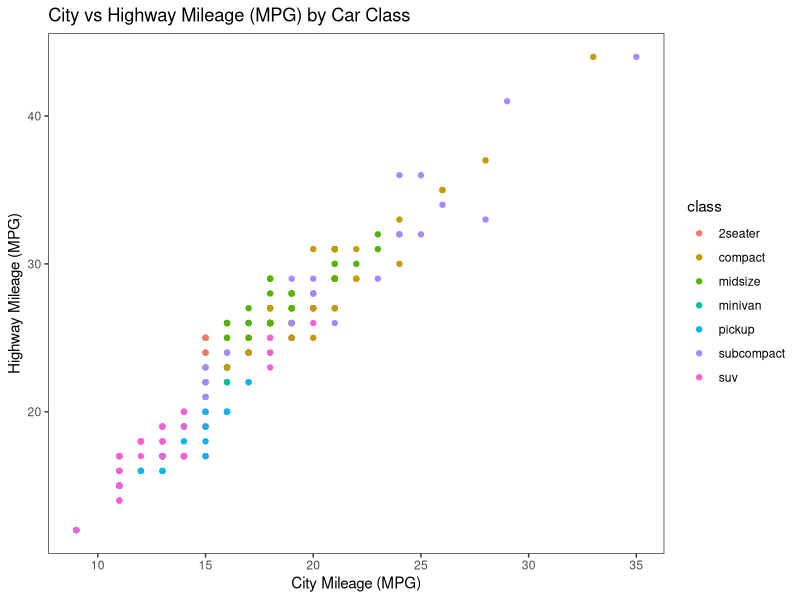
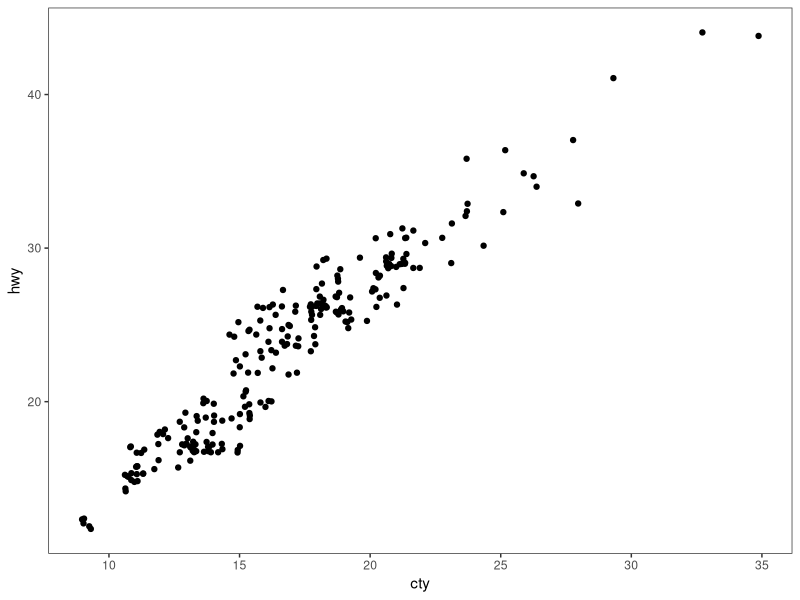
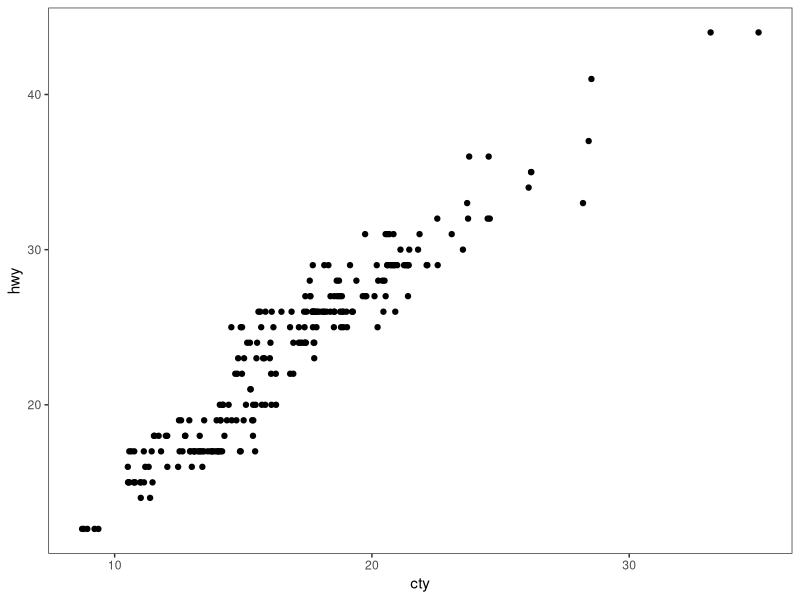

Generate these figures, in order, with R: (Note: this script raises an error after producing the figures.)
# ---------------------------------------------------------- #
#### MODULE 3: Plot even more data!                       ####               
# ---------------------------------------------------------- #

## OBJECTIVE:
# 1. To develop a "grammar of graphics".
# 2. To become comfortable using ggplot2 for exploratory data visualization.


# ---------------------------------------------------------- #
#### SET UP:                                              ####
# ---------------------------------------------------------- #
# REMINDER: In RStudio, open the Rproject for our course (UNCG_DataWrangling), 
# pull any changes from GitHub, and navigate to the branch you created for 
# yourself (just a single branch for the whole semester) in RStudio's Git tab.
# Open this week's assignment in this new branch to complete and submit on GitHub.
# Ideally, you'll commit your answers a bit at a time as you work through
# this assignment, rather than committing all at once at the end.

# Reminder of some helpful resources for graphing in R:
# ggplot Cookbook: http://www.cookbook-r.com/Graphs/
# Official ggplot2 Book: https://ggplot2-book.org/
# Themes in ggplot2: https://ggplot2-book.org/polishing.html#themes

# In ggplot2, aesthetic means “something you can see”. Each aesthetic is a
# mapping between a visual cue and a variable.
# Examples include:
# position (i.e., on the x and y axes)
# color (“outside” color)
# fill (“inside” color)
# shape (of points)
# line type
# size

# Each type of geometric object (geom) accepts only a subset of all aesthetics.
# Refer to the geom help pages to see what mappings each geom accepts. Aesthetic
# mappings are set with the aes() function.

# TASK: We will be using the ggplot2 package for graphing. Fortunately, ggplot2 
# is nested within the tidyverse package (along with many others).
# Start by writing code to load the tidyverse library.
# HINT: see the end of assignment #1 if you forgot how to load a package.


library(tidyverse)

# TASK: Write code below to set your theme to black and white and both your major
# AND minor gridlines to element_blank for all plots you'll be making today.
# HINT: Check back to last week's assignment section 1.9 for setting themes for
# all plots.

theme_set(theme_bw() + theme(panel.grid.major = element_blank(),
                             panel.grid.minor = element_blank()))

# ---------------------------------------------------------- #
#### 1.0 CORRELATION                                      ####
# ---------------------------------------------------------- #

# We learned how to make correlations last week, but it never hurts to get
# more practice! Let's start by using a data set built into ggplot2.
# The mpg dataset looks at the gas efficiency of different cars. Run the following
# code to load the data:
data(mpg, package = "ggplot2")

# TASK: Create a scatterplot (i.e., a dot plot) to relate city and highway mileage.
# Color the points by the class of car (class column) and label the x and y axis 
# to be more informative (City Mileage (MPG) vs Highway Mileage (MPG)).
# HINT: Refer back to last week's assignment or the ggplot help resources if you 
# forget how to make a scatterplot.

ggplot(mpg, aes(x = cty, y = hwy, color = class)) + 
  geom_point() +
  labs(x = "City Mileage (MPG)", y = "Highway Mileage (MPG)", title = "City vs Highway Mileage (MPG) by Car Class")

# Looks alright, but the graph may be hiding some information...
# QUESTION: How many data points are in the mpg dataframe?
##ANSWER: There are 234 data points in the mog dataframe.

# QUESTION: Approximately how many dots are in the graph you just made? How does
# that compare to the number of observations in the dataframe?
##ANSWER: There are 78 dots in the graph, this is less than the 234 observations in the dataset. 

# Try another correlation-focused geom that addresses this problem by running
# the following code:
ggplot(data=mpg, aes(x=cty, y=hwy)) + 
  geom_jitter()


# QUESTION: What happened when you created the plot with geom_jitter?
##ANSWER: It changes to a similar scatterplot, but without graphing cars by class and color and with all of the datapoints included. 

# QUESTION: Run the code to create a plot using geom_jitter a second time. Then run it
# again and again. What happens each time? Why is this happening?
##ANSWER: Each time i run the code, the datapoints shift slightly. This is because geom_jitter shifts individual points slightly so that all individual points are visible even those that have the same value. 

# TASK: The default in geom_jitter is to jitter (or slightly move) the points away
# from each other in both the x and y directions. Check the help file for geom_jitter
# and write code below to make a graph where you jitter points in only the x-dimension
# by 0.5.

ggplot(data=mpg, aes(x=cty, y=hwy)) + 
  geom_jitter(width = 0.5, height = 0)


# ---------------------------------------------------------- #
#### 1.1 DETOUR! COLORS, COLORS, COLORS                   ####
# ---------------------------------------------------------- #

# Our world is so colorful, and our graphs can be too! But we want to be mindful
# of our color choices to not only be beautiful, but also informative and accessible.

# TASK: Create a new dataframe that filters our mpg data down to only information
# for car classes compact, midsize, and suv using an %in% statement. Name your 
# new dataframe mpgSubset.
# HINT: Refer back to the Transform assignment if you want help with %in% (or 
# try googling!)


# ggplot has lots of nice (and some not so nice) built-in color palettes that we 
# can use to fill our bars with color. Try running the following code:
ggplot(data=mpgSubset, aes(x=cty, y=hwy, color=class)) +
  geom_jitter()

# The code above supplies us with ggplot's default color palette, which I find not
# so pleasing. Let's try to change this!

# We can add a statement specifying the scale of colors we would prefer. One way
# to do this is to use other pre-set palettes from ggplot. Run the code below to 
# ask ggplot to use the color brewer's palette called Set 1.
ggplot(data=mpgSubset, aes(x=cty, y=hwy, color=class)) +
  geom_jitter() +
  scale_color_brewer(palette="Set1")

# Alternatively, we could use the "RdBu" palette:
ggplot(data=mpgSubset, aes(x=cty, y=hwy, color=class)) +
  geom_jitter() +
  scale_color_brewer(palette="RdBu")

# QUESTION: Investigate the color brewer's range of palettes at this website: 
# https://r-graph-gallery.com/38-rcolorbrewers-palettes.html
# What do you notice about the colors chosen from each of the palettes that we
# used above? (i.e., does it use the first three colors in the palette? The last
# three? Some other combination?)


# We could also pick out EXACTLY which colors we want for our figure. 
# There are 4 main ways to specify colors in R:
### by name
### by number
### by Hex code
### with the rgb() function

# By Name: R allows you to call more than 600 colors by name! Run the following
# code to see a list:
colors()

# We can put in the colors we chose for each variable by adding the 
# scale_color_manual() function to our plot. Try it out by running the following
# code:
ggplot(data=mpgSubset, aes(x=cty, y=hwy, color=class)) +
  geom_jitter() +
  scale_color_manual(values=c('midnightblue', 'cornflowerblue', 'tomato3'))


# You can also chose colors by number, which are assigned in R.

# TASK: Copy and paste the code to make our scatterplot and replace the color names
# with three numbers of your choice (between 1 and 657). How does your new figure look?
# HINT: remember to remove the quotation marks when calling numbers.


# QUESTION: How do you think you could figure out which color name belongs to
# each color number?
# HINT: Try creating a dataframe from color() by passing it into the
# as.data.frame() function.


# You can also chose colors by Hex code. A Hex color code is a 6-symbol code made
# of up to three 2-symbol elements (6 symbols in length all together). Each of 
# the 2-symbol elements represents a color value in the Red-Green-Blue (RGB) color
# scale from 0 to 255. Hex codes are written with a # in front of them. Let's try
# out calling our colors using hex code.
ggplot(data=mpgSubset, aes(x=cty, y=hwy, color=class)) +
  geom_jitter() +
  scale_color_manual(values=c('#191970', '#6495ED', '#FF6347'))

# There are two great things about hex codes. First, you can call ANY color you 
# want with a hex code. That is, you're not limited to the 657 colors that are
# in ggplot. By specifying the color by hex code, you can pick literally anything!

# TASK: Google the search term "color picker". This should bring up google's color
# picker (in addition to a billion other color picking websites). Use this color
# picker to generate the hex codes for three new colors of your choice. Then copy
# and paste the above code, replacing the hex codes with your color choices.


# The second great thing about hex codes is that you can control the transparency
# of your colors. Transparency is set in a hex code by adding two extra symbols
# to the end, which together make up the "alpha" element. Adding 00 to the end 
# of your hex code will make your color completely transparent, while adding FF 
# to the end will make it completely opaque. Any number/letters in-between will 
# result in partial transparency. You can find a complete list of transparencies
# between 0-100% here: https://gist.github.com/lopspower/03fb1cc0ac9f32ef38f4

# TASK: Try out transparency by copying and pasting your graph code below and
# adding the alpha element to the end of each of your hex codes to make your
# first color 0% transparent, your second color 50% transparent, and your third
# color 100% transparent.


# QUESTION: What happened to the point that you set to 100% transparent?


# Finally, we can set our colors using the rgb() function. This operates very
# similarly to the hex code, where you can pick exactly the color and transparency
# you want. Try it out by running the following code:
ggplot(data=mpgSubset, aes(x=cty, y=hwy, color=class)) +
  geom_jitter() +
  scale_color_manual(values=c(rgb(.10, .10, .44, 1), rgb(.39, .58, .93, 1), rgb(1.0, .39, .28, 1)))

# TASK: Modify the above code to make all of your points 50% transparent.

# There are so many inventive and artistic people in the world who have expanded
# the offerings for colors in ggplot. Check out some notable ones listed below
# when choosing colors for this assignment.
### Color-blind friendly palettes: https://github.com/JLSteenwyk/ggpubfigs
### Color palettes from vintage National Parks posters: https://github.com/katiejolly/nationalparkcolors
### Color palettes based on Wes Anderson movies: https://github.com/karthik/wesanderson
### Color palettes from famous Dutch paintings: https://github.com/EdwinTh/dutchmasters


# ---------------------------------------------------------- #
#### 1.2 DETOUR! LEGENDS                                  ####
# ---------------------------------------------------------- #

# When you specify colors in your ggplot code, R throws in a bonus legend for free!
# However, this legend is often not as clear or visually appealing as we might 
# prefer. But as with all geometric objects in ggplot, legends can be easily altered.

# Run the following code to create a scatter plot. Feel free to modify the colors
# as you prefer!
ggplot(data=mpgSubset, aes(x=cty, y=hwy, color=class)) +
  geom_jitter()

# QUESTION: Where did ggplot get the legend title and values from?


# We could change the title and values in our legend by altering the dataframe
# we are passing into ggplot. But that seems a bit drastic. Instead, we can 
# lean on the same code that specifies our color picks to alter the legend text.
# Try it out by running the following code:
ggplot(data=mpgSubset, aes(x=cty, y=hwy, color=class)) + 
  geom_jitter() + 
  scale_color_manual(values=c('#FCBA03', '#380754', '#496916'),
                     name='Class of Car', 
                     breaks=c('suv', 'midsize', 'compact'), 
                     labels=c('SUV', 'Midsize', 'Compact'))


# TASK: Label each line of the code above with what it is doing.
# HINT: Check the scale_color_manual help file or ggplot Cookbook for more info.


# IMPORTANT: It is important to pay attention to the order you provide ggplot with 
# your color choices and legend labels! Try running the following code:
ggplot(data=mpgSubset, aes(x=cty, y=hwy, color=class)) + 
  geom_jitter() + 
  scale_color_manual(values=c('#FCBA03', '#380754', '#496916'), 
                     name='Class of Car', 
                     breaks=c('suv', 'midsize', 'compact'), 
                     labels=c('Compact', 'SUV', 'Midsize')) 


# QUESTION: What is wrong with the code above? Why is it so important to be
# careful with the order you pass information into ggplot?


# While changing the legend text and factor order takes place in the scale_color_manual
# step, moving the legend around on the graph page is part of the graph theme. We
# can try this out using the code below:
ggplot(data=mpgSubset, aes(x=cty, y=hwy, color=class)) + 
  geom_jitter() + 
  theme(legend.position='top')


# TASK: Modify the code above to have the legend display along the bottom of
# the figure.


# We can also have the legend located within the area of the graph itself! We can 
# do this by specifying the coordinates for where the legend should go within the
# graph axes. First we set the legend position and then we set the anchoring 
# position by justifying the legend.
### bottom left: 0,0
### bottom right: 1,0
### top left: 0,1
### top right: 1,1

# Try it out by running the following code:
ggplot(data=mpgSubset, aes(x=cty, y=hwy, color=class)) + 
  geom_jitter() + 
  theme(legend.position=c(1,0), legend.justification=c(1,0))

# QUESTION: What happens if you don't include the code for legend justification
# above?


# TASK: Copy and paste the code from above. Modify it to place the legend in the
# upper left part of the graph.


# Finally, we might want to remove the legend altogether! We would do so by
# modifying the theme as well. 

# TASK: Check the ggplot cookbook to find the legends section. Read what it says 
# about removing the legend. Then copy and paste the graph code from above. Modify
# the code to remove the legend.


# ---------------------------------------------------------- #
#### 2.0 DEVIATION                                        ####
# ---------------------------------------------------------- #

# Used to compare variation in values between small number of items (or categories) 
# with respect to a fixed reference.

# Whether the graphical type is a deviation graph or a composition graph (or a 
# ranking graph) may depend on the underlying data structure.

# We used geom_bar() last week with factor data to create a bar graph. But
# geom_bar() is a bit tricky because it can make EITHER a bar graph or a histogram
# depending on the data you give it. The default of geom_bar() is to set stat to 
# count so if you give it just a continuous x value, it will make a histogram. Try
# it with the following code:
ggplot(data=mpg, aes(x=hwy)) + 
  geom_bar()

# In order to have the geom create bars and not a histogram, you must:
# 1) Set stat = identity
# 2) Provide both an x and a y inside the aes(), where x is either a character 
# or factor and y is numeric.

# TASK: Create a dataframe of summary statistics for the mpg data, calculating the
# mean, standard deviation, and standard error for highway mpg grouping by class.
# Name the resulting dataframe highwayMPG and your new variables hwy_mean, hwy_sd,
# and hwy_se.
# HINT: Look back at the Transform assignment if you forget how to summarize the
# data. Also recall, standard error = 1.96*standard deviation.


# TASK: Create a bar graph showing the average highway MPG on the y-axis and 
# car class on the x-axis. Fill the bars by class. Add in error bar caps that are 20%
# the width pf the bars.
# HINT: Don't forget to change stat from the default in your geom_bar() statement!


# ---------------------------------------------------------- #
#### 2.1 DETOUR! COLORS AND LEGENDS, AGAIN                ####
# ---------------------------------------------------------- #

# Recall that some geometric elements require fills instead of (or sometimes in
# addition to) colors.

# TASK: Create a bar graph with the mpg summary stats with the following parameters:
# (1) Black bar outline
# (2) Bars filled with the color brewer palette "Dark2" using the scale_fill_manual
#     statement
# (3) No legend
# (4) Informative x- and y-axis labels. 

# HINT: Carefully consider whether your color and/or fill should go within an aes() 
# statement, the scale_fill_manual or scale_color_manual statements, or neither.
# If in doubt, try a bunch of ways until it looks how we want it. And consult 
# your helpful ggplot resources on the web.


# ---------------------------------------------------------- #
#### 2.2 DETOUR! AXIS MODIFICATIONS                       ####
# ---------------------------------------------------------- #

# Run the following code, feeling free to modify colors as you prefer:
ggplot(data=highwayMPG, aes(x=class, y=hwy_mean, fill=class)) +
  geom_bar(stat='identity') 

# QUESTION: Where is ggplot getting the x-axis tick labels from?


# Often our tick labels are not the best. We can modify them to be more informative
# or visually appealing by directly modifying the dataframe, but again this feels
# a bit extreme. Instead, we can directly modify the scale of the axis. For axes
# that deal with categories, we are setting the discrete scale. Try it out by
# running the following code:
ggplot(data=highwayMPG, aes(x=class, y=hwy_mean, fill=class)) +
  geom_bar(stat='identity') +
  scale_x_discrete(labels=c('sport', 'compact', 'midsize', 'minivan', 'pickup', 'subcompact', 'SUV'))

# We can also change the scale of the continuous axes, including how large they are
# and where the tick marks fall as follows:
ggplot(data=highwayMPG, aes(x=class, y=hwy_mean, fill=class)) +
  geom_bar(stat='identity') +
  scale_y_continuous(breaks=seq(0, 50, 10)) +
  coord_cartesian(ylim=c(0,50))

# QUESTION: Try running the code above without the coord_cartesian() statement. 
# What is surprising about the resulting graph? Based on this result, what do you
# think the coord_cartesian() statement does?


# We can also add a statement into the scale discrete or continuous statements
# to name our axes, rather than putting in a whole separate step of xlab() or ylab().
# Try it out with the following code:
ggplot(data=highwayMPG, aes(x=class, y=hwy_mean, fill=class)) +
  geom_bar(stat='identity') +
  scale_x_discrete(name='Class of Car') +
  scale_y_continuous(name='Mean Highway MPG')


# Finally, we can flip our axes easily in ggplot as follows:
ggplot(data=highwayMPG, aes(x=class, y=hwy_mean, fill=class)) +
  geom_bar(stat='identity') +
  coord_flip()


# TASK: Let's put it all together. Make a graph of the mpg summary stats with the
# following specifications:
# (1) color by class of car using a color scheme of your choice (not the default)
# (2) plot the class of car on the x-axis and the highway MPG on the y axis
# (3) include better names for the x- and y-axis titles
# (4) include better names for the car classes
# (5) set the scale of the highway mpg to run from 0 to 30 with breaks every 5 
# (6) flip your axes
# (7) remove the legend


# ---------------------------------------------------------- #
#### 3.0 RANKING                                          ####
# ---------------------------------------------------------- #
# Used to compare the position or performance of multiple items with respect to 
# each other. Actual values matters somewhat less than the ranking.

# TASK: Create a dataframe of summary statistics for the mpg data, calculating the
# mean, standard deviation, and standard error for CITY mpg grouping by class.
# Name the resulting dataframe cityMPG and your new variables city_mean, city_sd,
# and city_se.
# HINT: Look back at the Transform assignment if you forget how to summarize the
# data. Also, standard error = 1.96*standard deviation.


# Now we want to plot our data in order from smallest to largest city MPG to get
# a ranking. To do so, we need to use the reorder() function to rearrange the data
# going into our x-axis.
ggplot(cityMPG, aes(x=reorder(class, city_mean), y=city_mean)) + 
  geom_bar(stat="identity")

# TASK: Recreate the above ranking figure to include the following:
# (1) class of car on the x-axis with informative axis and tick labels
# (2) MPG ordered from highest to lowest (hint: try google if you're unsure)
# (3) bars with dary grey outlines and filled by class with your favorite color scheme
# (4) error bars with end caps 30% the width of the bars
# (5) y-axis from 0 to 30 with tick marks every 5
# (6) no legend.


# ---------------------------------------------------------- #
#### 4.0 DISTRIBUTION                                     ####
# ---------------------------------------------------------- #
# When you have lots and lots of data points and want to study where and how the
# data points are distributed.

# Histograms can be accomplished with either geom_bar() or geom_histogram()
ggplot(mpg, aes(hwy)) + 
  geom_histogram()

# TASK: Recreate the graph above, but using geom_bar() instead


# TASK: Try making a histogram with the categorical variable 'manufacturer'.
# What error message do you get?


# QUESTION: What happens when you follow the advice of the error message and 
# make stat='count'?
ggplot(mpg, aes(manufacturer)) + 
  geom_histogram(stat="count")


# TASK: Make a boxplot comparing the distribution of cty (city mileage) for
# each class of car.
# HINT: Look back to last week if you forget how to make a boxplot.


# We can also make a different type of distribution, a violin plot using the 
# geom_violin statement as follows:
ggplot(mpg, aes(x=class, y=cty)) + 
  geom_violin()

# QUESTION: What does a violin plot show? Check google if you're unsure.


# ---------------------------------------------------------- #
#### 5.0 COMPOSITION                                      ####
# ---------------------------------------------------------- #
# Bar charts and pie charts are classic ways of showing composition of a dataset.

# TASK: Let's get some data for this task by determining the number of cars from 
# each car manufacturer in our mpg dataframe. We can do this as follows:
manufacturerFreq <- mpg %>% 
  group_by(manufacturer) %>% 
  summarize(frequency=length(manufacturer)) %>% 
  ungroup()

# TASK: Make a bar graph of the number of cars (frequency) by manufacturer using
# the dataframe we created above.


# We can switch the bar chart you created above into a pie chart simply by changing
# the coordinate system through a series of steps as follows:

ggplot(manufacturerFreq, aes(x=manufacturer, y=frequency)) +
  geom_bar(stat="identity") +
  coord_polar()

ggplot(manufacturerFreq, aes(x=manufacturer, y=frequency, fill=manufacturer)) +
  geom_bar(stat="identity") +
  coord_polar()

ggplot(manufacturerFreq, aes(x="", y=frequency, fill=manufacturer)) +
  geom_bar(stat="identity", width=1) +
  coord_polar()

ggplot(manufacturerFreq, aes(x="", y=frequency, fill=manufacturer)) +
  geom_bar(stat="identity", width=1) +
  coord_polar(theta="y")

ggplot(manufacturerFreq, aes(x="", y=frequency, fill=manufacturer)) +
  geom_bar(stat="identity", width=1) +
  coord_polar(theta="y", start=0) +
  theme_void() +
  theme(legend.title = element_text(size = 12.5), 
        legend.text  = element_text(size = 8.5),
        legend.key.size = unit(.75, "lines"))

# TASK: Annotate the code below to describe what each line does:
ggplot(manufacturerFreq, aes(x="", y=frequency, fill=manufacturer)) +
  geom_bar(stat="identity", width=1) +
  coord_polar(theta="y", start=0) +
  theme_void() +
  theme(legend.title = element_text(size = 12.5), 
        legend.text  = element_text(size = 8.5),
        legend.key.size = unit(.75, "lines"))


# ---------------------------------------------------------- #
#### 6.0 CHANGE                                           ####
# ---------------------------------------------------------- #

# Time series are often best visualized with line graphs. Let's try this out
# with some new data:
data("economics")

# TASK: Use the economics dataset to plot the number of people who are unemployed
# over time (unemploy vs date). Make a scatterplot, then connect the points with 
# lines using geom_line().
# HINT: use ?economics to get more information about this dataset.




# ---------------------------------------------------------- #
#### GROUPS AND MAPS                                      ####
# ---------------------------------------------------------- #

# Let's save these for group project options, this assignment is really long!









# REMEMBER: Save and push your script when you're done with this assignment!
